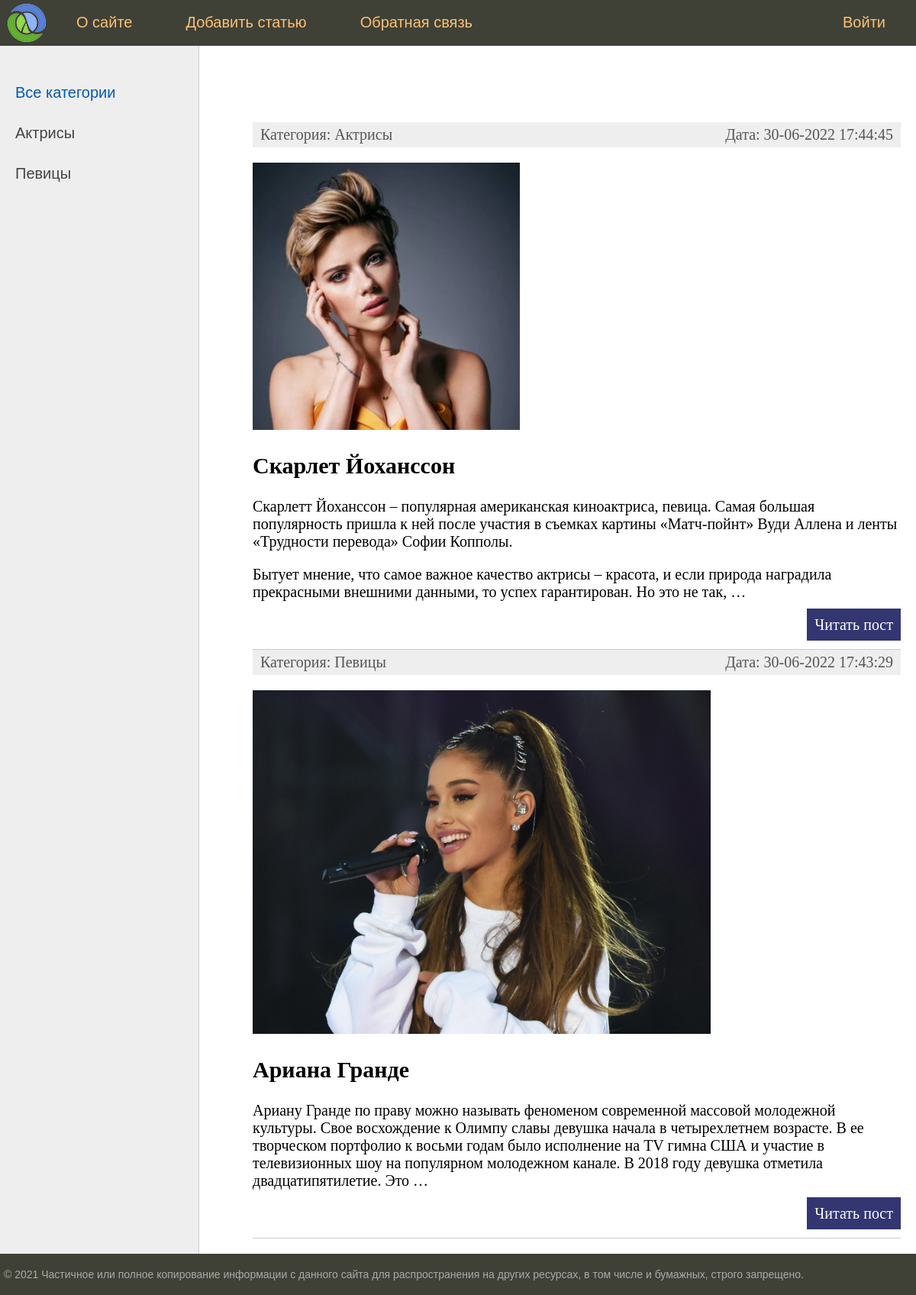
The page / on the database its author committed.
### woman/models.py (models this page shows, shortened)
class Category(models.Model):
    name = models.CharField(max_length=100, db_index=True, verbose_name="Категории")
    slug = models.SlugField(max_length=255, unique=True, db_index=True, verbose_name="URL")
    def __str__(self):
        return self.name
    def get_absolute_url(self):
        return reverse('category', kwargs={'cat_id': self.pk})
    class Meta:
        verbose_name = "Категории"
        verbose_name_plural = "Категории"

class Woman(models.Model):
    title = models.CharField(max_length=255, verbose_name="Заголовок")
    slug = models.SlugField(max_length=255, unique=True, db_index=True, verbose_name="URL")
    content = models.TextField(blank=True, verbose_name="Текст статьи")
    photo = models.ImageField(upload_to="photos/%Y/%m/%d/", verbose_name="Фото")
    time_create = models.DateTimeField(auto_now_add=True, verbose_name="Время создания")
    time_update = models.DateTimeField(auto_now=True, verbose_name="Время публикации")
    is_published = models.BooleanField(default=True, verbose_name="Публикация")
    cat = models.ForeignKey('Category', on_delete=models.PROTECT, verbose_name="Категории")
    def get_absolute_url(self):
        return reverse('post', kwargs={'post_slug': self.slug})
    class Meta:
        verbose_name = "Известные женщины"
        verbose_name_plural = "Известные женщины"
        ordering = ['-id']

### woman/views.py (the view)
# urls.py: path("", index, name='home'),
def index(request):
    posts = Woman.objects.all()
    cats = Category.objects.all()
    if len(posts) == 0:
        raise Http404()
    context = {
        'posts': posts,
        'menu': menu,
        'title': 'Главная страница',
        'cat_selected': 0
    }
    return render(request, "woman/index.html", context=context)

### woman/templatetags/woman_tags.py (called while the page is built)
@register.simple_tag(name='getcats')
def get_categories():
    return Category.objects.all()

@register.inclusion_tag('woman/list_categories.html')
def show_categories(sort=None, cat_selected=0):
    if not sort:
        cats = Category.objects.all()
    else:
        cats = Category.objects.order_by(sort)
    return {'cats': cats, 'cat_selected': cat_selected}

### woman/templates/woman/index.html (shortened to what this page needs)
{% extends 'woman/base.html' %}
{% block content %}
<ul class="list-articles">
  {% for p in posts %}
      <li><div class="article-panel">
  <p class="first">Категория: {{p.cat}}</p>
  <p class="last">Дата: {{p.time_update|date:"d-m-Y H:i:s"}}</p>
</div>
{%if p.photo %}
    <p><img class="img-articale-left thumb" src="{{p.photo.url}}"></p>
{% endif %}
        <h2>{{p.title}}</h2>
  {% autoescape on%}
  {{p.content|linebreaks|truncatewords:50}}
    {% endautoescape%}
      <p class="link-read-post"><a href="{{ p.get_absolute_url }}">Читать пост</a></p>
      </li>
  {% endfor %}
</ul>
{% endblock %}

### woman/templates/woman/base.html (shortened to what this page needs)
{% load static %}
{% load woman_tags %}
<!DOCTYPE html>
<html>
<head>
  <link type="text/css" href="{% static 'woman/css/styles.css' %}" rel="stylesheet" />
</head>
<body>
<table class="table-page" border=0 cellpadding="0" cellspacing="0">
<tr><td valign=top>
{% block mainmenu %}
    <div class="header">
      <ul id="mainmenu" class="mainmenu">
      <li class="logo"><a href="{% url 'home' %}"><div class="logo"></div></a></li>
{% for m in menu %}
  {% if not forloop.last %}
      <li><a href="{% url m.url_name %}">{{m.title}}</a></li>
  {% else %}
      <li class="last"><a href="{% url m.url_name %}">{{m.title}}</a></li>
  {% endif %}
{% endfor %}
      </ul>
    </div>
{% endblock mainmenu %}
<table class="table-content" border=0 cellpadding="0" cellspacing="0">
<tr>
  <td valign="top" class="left-chapters">
      {% getcats as categories %}
  <ul id="leftchapters">
    {% if cat_selected == 0 %}
    <li class="selected">Все категории</li>
    {% else %}
    <li><a href="{% url 'home' %}">Все категории</a> </li>
    {% endif %}
      {% show_categories 'name' cat_selected %}
  </ul>
</td>
<td valign="top" class="content">
  <div class="content-text">
{% block content %}{% endblock %}
      </div>
</td></tr></table>
</td></tr>
<tr><td valign=top>
  <div id="footer">
    <p>&copy; 2021 Частичное или полное копирование информации с данного сайта для распространения на других ресурсах, в том числе и бумажных, строго запрещено.</p>
  </div>
</td></tr></table>
</body>
</html>

### woman/templates/woman/list_categories.html
{% for c in cats %}
      {% if c.pk == cat_selected %}
    <li class="selected">{{ c.name }} </li>
      {% else %}
    <li><a href="{{ c.get_absolute_url }}">{{ c.name }}</a> </li>
      {% endif %}
    {% endfor %}

### woman/static/woman/css/styles.css (style rules this page uses)
html, body { font-family: 'Arial'; margin: 0; padding: 0; height: 100%; width: 100%; color: #444; }
a { color: #0059b2; text-decoration: none; }
img { max-width: 600px; height: auto; }
p.link-read-post { text-align: right; }
p.link-read-post a { padding: 10px; min-width: 100px; background: #333671; color: #fff; text-decoration: none; }
div.article-panel { background: #eee; padding: 5px 10px 5px 10px; box-sizing: border-box; overflow: hidden; color: #555; }
div.article-panel p.first { margin: 0; float: left; }
div.article-panel p.last { margin: 0; float: right; }
ul.list-articles { list-style: none; margin: 0; padding: 0; }
ul.list-articles li { border-bottom: 1px solid #ccc; }
.table-page { width: 100%; height: 100%; vertical-align: top; }
.table-page tr { height: 100%; }
.header { background: #3F4137; height: 60px; }
.logo { background: url('../images/logo.png') no-repeat 10px 5px; width: 70px; height: 60px; }
ul.mainmenu { list-style: none; margin: 0; padding: 0; height: 60px; color: #fdc073; font-size: 20px; overflow: hidden; }
ul.mainmenu li { float: left; margin: 18px 40px 0 30px; }
ul.mainmenu li.logo { margin: 0; }
ul.mainmenu li.last { float: right; }
ul.mainmenu li a { color: #fdc073; text-decoration: none; }
.table-content { width: 100%; min-height: 100%; height: 100%; }
.left-chapters { margin: 0; background: #eee; border-right: 1px solid #ccc; min-height: 100%; }
.left-chapters ul { width: 230px; min-height: 100%; margin: 0; padding: 20px 10px 10px 20px; list-style: none; font-size: 20px; }
.left-chapters ul li { margin: 30px 0 0 0; color: #999; }
.left-chapters ul li.selected { color: #0059b2; }
.left-chapters ul li a { color: #444; text-decoration: none; }
.content { padding: 40px 20px 20px 40px; width: 100%; box-sizing: border-box; }
.content-text { margin: 60px 0 0 30px; color: #000; font-size: 20px; font-family: Yandex Sans Display Light; }
#footer { box-sizing: border-box; background: #3F4137; padding: 5px; color: #aaa; font-size: 14px; font-family: Verdana, Geneva, Arial, Helvetica; text-align: left; overflow: hidden; }

### rows shown on the page
Category: name "Актрисы"
Category: name "Певицы"
Woman: cat "Актрисы", time_update "30-06-2022 17:44:45", photo (picture), title "Скарлет Йоханссон", content "Скарлетт Йоханссон – популярная американская киноактриса, певица. Самая большая популярность пришла к ней после участия в съемках картины «Матч-пойнт» Вуди Аллена и ленты «Трудности перевода» Софии Копполы. Бытует мнение, что самое важное качество актрисы – красота, и если природа наградила прекрасными внешними данными, то успех гарантирован. Но это не так, …"
Woman: cat "Певицы", time_update "30-06-2022 17:43:29", photo (picture), title "Ариана Гранде", content "Ариану Гранде по праву можно называть феноменом современной массовой молодежной культуры. Свое восхождение к Олимпу славы девушка начала в четырехлетнем возрасте. В ее творческом портфолио к восьми годам было исполнение на TV гимна США и участие в телевизионных шоу на популярном молодежном канале. В 2018 году девушка отметила двадцатипятилетие. Это …"

### other values the page prints
{{ m.title }} "О сайте" "Добавить статью" "Обратная связь"
{{ m.title }} "Войти"
